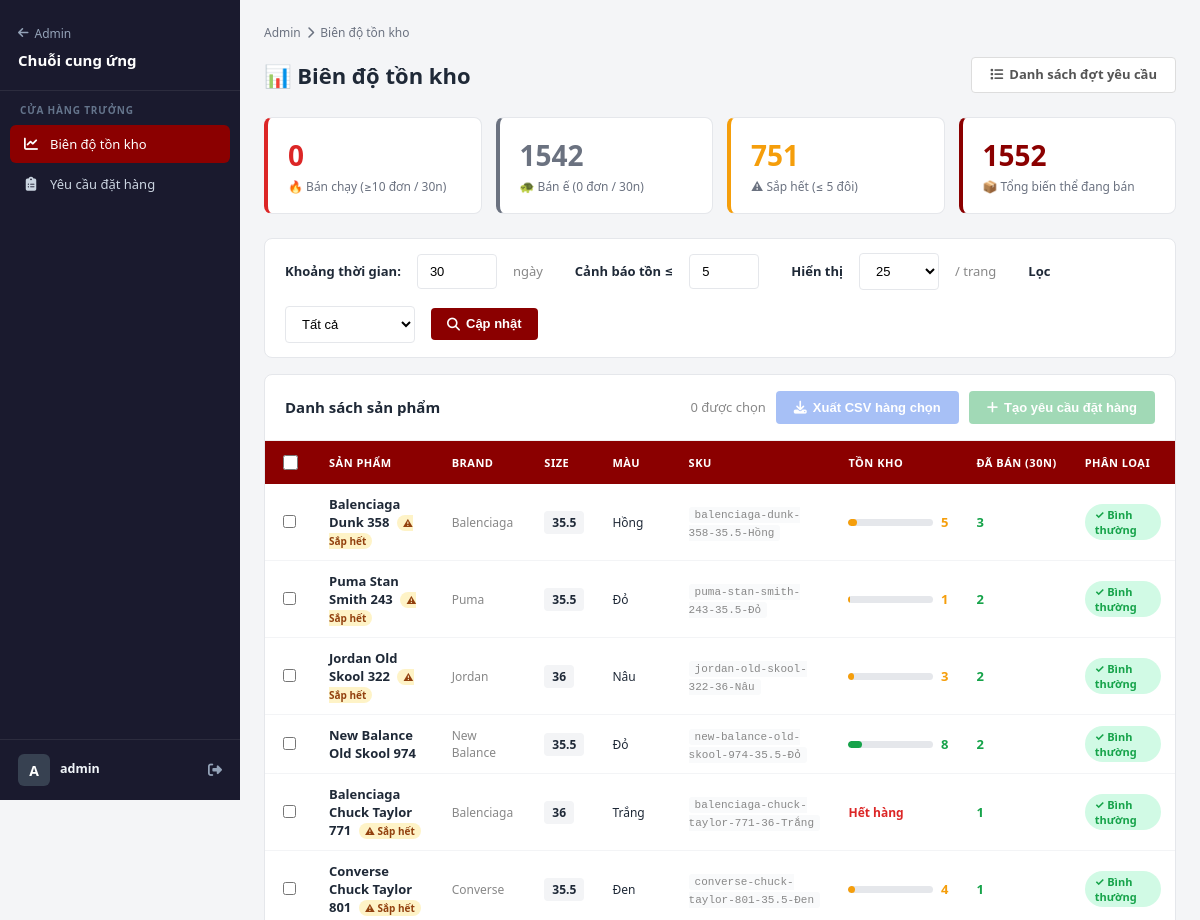
Before: /supply/ (signed in, upper part) with the older database file.
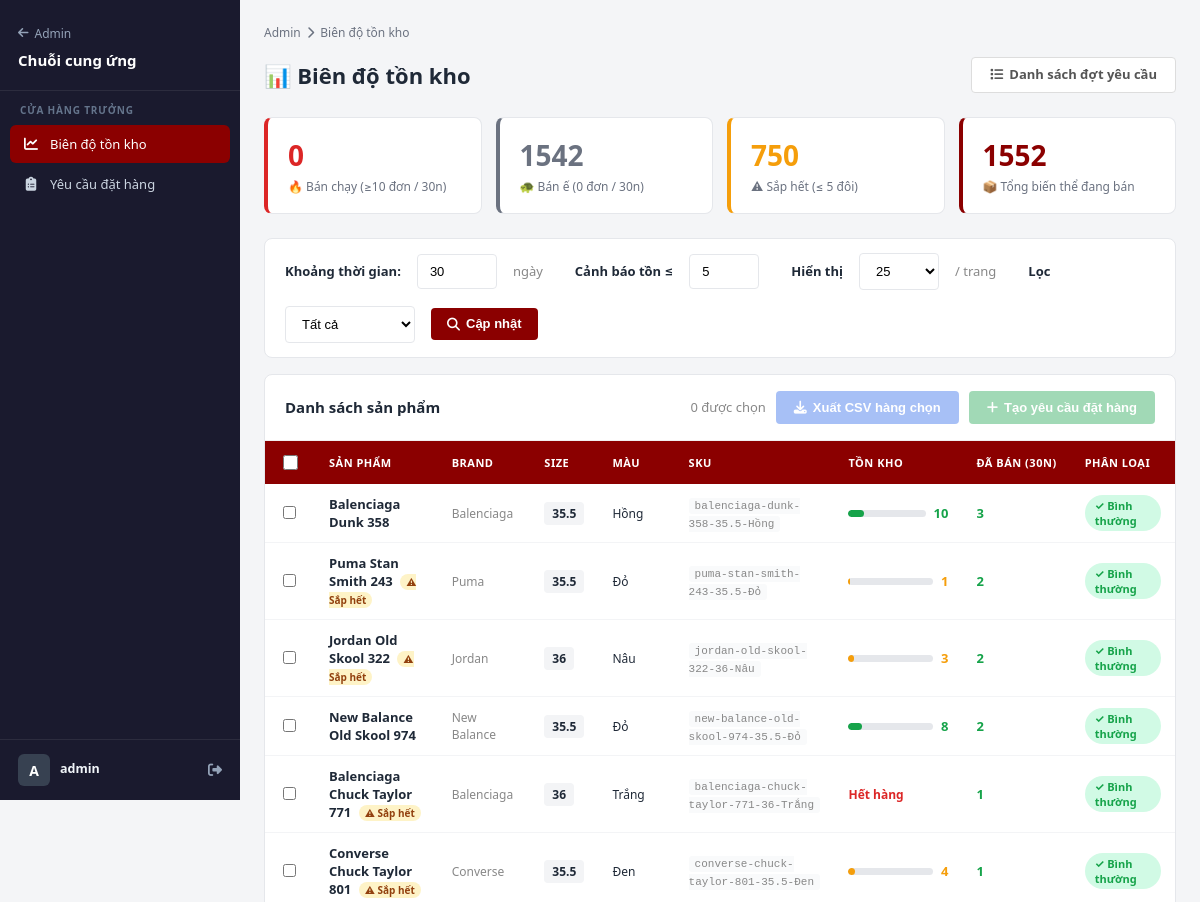
After: the same page with the newer database file.
### apps/products/models.py (models this page shows, shortened)
class ProductVariant(models.Model):
    product = models.ForeignKey(
        Product, on_delete=models.CASCADE, related_name='variants')
    size = models.ForeignKey(
        Size, on_delete=models.CASCADE, verbose_name="Size",
        related_name='variants'
    )
    color = models.ForeignKey(
        Color, on_delete=models.SET_NULL, null=True, blank=True,
        verbose_name="Màu sắc"
    )
    sku = models.CharField(max_length=50, unique=True,
                           blank=True, verbose_name="Mã SKU")
    stock = models.PositiveIntegerField(default=0, verbose_name="Tồn kho")
    price = models.DecimalField(
        max_digits=12, decimal_places=0, blank=True, null=True,
        verbose_name="Giá (để trống = theo sản phẩm)")
    image = models.ImageField(
        upload_to='products/variants/', blank=True, null=True,
        verbose_name="Ảnh riêng")
    is_active = models.BooleanField(default=True)
    class Meta:
        verbose_name = "Biến thể"
        verbose_name_plural = "Biến thể"
        unique_together = ('product', 'size', 'color')
        ordering = ['size__order', 'size__name']

class Product(models.Model):
    category = models.ForeignKey(
        Category, on_delete=models.CASCADE, related_name='products')
    brand = models.ForeignKey(
        Brand, on_delete=models.CASCADE, related_name='products')
    name = models.CharField(max_length=200, verbose_name="Tên sản phẩm")
    slug = models.SlugField(max_length=250, unique=True, blank=True)
    description = models.TextField(verbose_name="Mô tả chi tiết")
    price = models.DecimalField(
        max_digits=12, decimal_places=0, verbose_name="Giá gốc")
    discount_price = models.DecimalField(
        max_digits=12, decimal_places=0, blank=True, null=True, verbose_name="Giá khuyến mãi")
    is_active = models.BooleanField(default=True)
    featured = models.BooleanField(
        default=False, verbose_name="Sản phẩm nổi bật")
    created_at = models.DateTimeField(auto_now_add=True)
    updated_at = models.DateTimeField(auto_now=True)
    class Meta:
        verbose_name = "Sản phẩm"
        verbose_name_plural = "Sản phẩm"
        ordering = ['-created_at']
    if TYPE_CHECKING:
        variants: models.Manager['ProductVariant']
        images: models.Manager['ProductImage']

class Brand(models.Model):
    name = models.CharField(max_length=100, unique=True,
                            verbose_name="Tên thương hiệu")
    slug = models.SlugField(max_length=120, unique=True, blank=True)
    logo = models.ImageField(upload_to='brands/', blank=True, null=True)
    description = models.TextField(blank=True)
    is_active = models.BooleanField(default=True)
    class Meta:
        verbose_name = "Thương hiệu"
        verbose_name_plural = "Thương hiệu"

class Size(models.Model):
    name = models.CharField(max_length=10, unique=True, verbose_name="Size")
    order = models.PositiveSmallIntegerField(
        default=0, verbose_name="Thứ tự hiển thị",
        help_text="Số nhỏ hơn hiển thị trước (35 → 0, 35.5 → 1, 36 → 2...)"
    )
    class Meta:
        verbose_name = "Kích thước"
        verbose_name_plural = "Kích thước"
        ordering = ['order', 'name']

class Color(models.Model):
    name = models.CharField(max_length=50, unique=True)
    hex_code = models.CharField(
        max_length=7, blank=True, help_text="Ví dụ: #FF0000")
    class Meta:
        verbose_name = "Màu sắc"
        verbose_name_plural = "Màu sắc"
        ordering = ['name']

### apps/products/supply_views.py (the view)
# urls.py: path('', v.analytics_view, name='analytics'),
@login_required
def analytics_view(request):
    if not is_store_manager(request.user):
        messages.error(request, 'Bạn không có quyền truy cập.')
        return redirect('admin:index')
    from apps.cart.models import OrderItem
    days          = int(request.GET.get('days', 30))
    low_threshold = int(request.GET.get('low', 5))
    tag_filter    = request.GET.get('tag', '')
    per_page      = int(request.GET.get('per_page', 25))
    since         = timezone.now() - timedelta(days=days)
    sales_qs = (
        OrderItem.objects
        .filter(order__payment_status='paid', order__created_at__gte=since)
        .values('variant_id')
        .annotate(sold=Sum('quantity'))
    )
    sales_map = {r['variant_id']: r['sold'] for r in sales_qs if r['variant_id']}
    variants = (
        ProductVariant.objects
        .filter(is_active=True)
        .select_related('product', 'product__brand', 'size', 'color')
        .order_by('product__name', 'size__order')
    )
    rows = []
    for v in variants:
        sold = sales_map.get(v.pk, 0)
        tag  = 'hot' if sold >= 10 else ('slow' if sold == 0 else 'normal')
        rows.append({
            'variant': v,
            'product': v.product.name,
            'brand':   v.product.brand.name if v.product.brand else '',
            'size':    v.size.name if v.size else '',
            'color':   v.color.name if v.color else 'Mặc định',
            'stock':   v.stock,
            'sold':    sold,
            'tag':     tag,
            'low':     v.stock <= low_threshold,
            'suggest_qty': _suggested_qty(v.stock, sold),
        })
    rows.sort(key=lambda r: (-r['sold'], r['stock']))
    hot_count  = sum(1 for r in rows if r['tag'] == 'hot')
    slow_count = sum(1 for r in rows if r['tag'] == 'slow')
    low_count  = sum(1 for r in rows if r['low'])
    total_all  = len(rows)
    if tag_filter == 'hot':
        rows = [r for r in rows if r['tag'] == 'hot']
    elif tag_filter == 'slow':
        rows = [r for r in rows if r['tag'] == 'slow']
    elif tag_filter == 'low':
        rows = [r for r in rows if r['low']]
    page_obj, paginator = paginate_list(request, rows, per_page=per_page)
    context = {
        'rows':          page_obj.object_list,
        'page_obj':      page_obj,
        'page_range':    smart_page_range(page_obj, paginator),
        'querystring':   _querystring(request),
        'days':          days,
        'low_threshold': low_threshold,
        'tag_filter':    tag_filter,
        'per_page':      per_page,
        'hot_count':     hot_count,
        'slow_count':    slow_count,
        'low_count':     low_count,
        'total':         total_all,
        'suppliers':     Supplier.objects.filter(is_active=True),
    }
    return render(request, 'supply/analytics.html', context)

### apps/cart/context_processors.py (called while the page is built)
def cart_count(request):
    if request.user.is_authenticated:
        total_items = get_user_cart_item_count(request.user)
    else:
        cart = get_session_cart(request.session)
        total_items = sum(int(item.get('quantity', 0)) for item in cart.values())
    return {'cart_count': total_items}

### apps/cart/services.py (called while the page is built)
def get_user_cart_item_count(user):
    cart = Cart.objects.filter(user=user).first()
    if not cart:
        return 0
    return sum(item.quantity for item in cart.items.all())

### apps/products/context_processors.py (called while the page is built)
def navigation_data(request):
    return {
        'categories': Category.objects.filter(is_active=True).order_by('name'),
        'brands': Brand.objects.filter(is_active=True).order_by('name'),
    }

def supply_nav(request):
    user = request.user
    supplier = None
    if user.is_authenticated:
        from .supply_models import Supplier
        supplier = Supplier.objects.filter(user=user, is_active=True).first()
    return {
        'supply_is_manager': is_store_manager(user),
        'supply_is_supplier': is_supplier_user(user),
        'supply_paths': SUPPLY_PATHS,
        'supply_supplier': supplier,
    }

### apps/products/templatetags/supply_admin.py (called while the page is built)
@register.simple_tag
def supply_url(name, arg=None):
    return supply_path(name, pk=arg)

### templates/supply/analytics.html (shortened to what the changed rows need)
{% extends 'supply/base_supply.html' %}
{% load supply_admin %}
{% block supply_content %}
<div class="supply-header">
    <h1 class="supply-title">📊 Biên độ tồn kho</h1>
</div>
<div class="kpi-row">
    <div class="kpi-card" style="--kc:#f59e0b;">
        <div class="val">{{ low_count }}</div>
        <div class="lbl">⚠ Sắp hết (≤ {{ low_threshold }} đôi)</div>
    </div>
</div>
<form id="createPrForm" method="post" action="{% supply_url 'request_create' %}">
<div class="s-card">
    <div style="overflow-x:auto;">
    <table class="s-table">
        <thead>
            <tr>
                <th><input type="checkbox" id="selectAll" style="width:15px;height:15px;" /></th>
                <th>Sản phẩm</th>
                <th>Brand</th>
                <th>Size</th>
                <th>Màu</th>
                <th>SKU</th>
                <th>Tồn kho</th>
                <th>Đã bán ({{ days }}n)</th>
                <th>Phân loại</th>
            </tr>
        </thead>
        <tbody>
            {% for r in rows %}
            <tr>
                <td>
                    <input type="checkbox" name="variant_ids" value="{{ r.variant.pk }}"
                           class="row-check"
                           data-product="{{ r.product }}"
                           data-sku="{{ r.variant.sku }}"
                           data-stock="{{ r.stock }}"
                           data-sold="{{ r.sold }}"
                           data-suggest="{{ r.suggest_qty }}" />
                </td>
                <td style="font-weight:600; max-width:180px;">
                    {{ r.product }}
                    {% if r.low %}
                    <span style="background:#fef3c7;color:#92400e;font-size:10px;padding:1px 6px;border-radius:10px;margin-left:4px;">⚠ Sắp hết</span>
                    {% endif %}
                </td>
                <td style="color:#888;font-size:12px;">{{ r.brand }}</td>
                <td>
                    <span style="background:#f3f4f6;padding:3px 8px;border-radius:4px;font-weight:600;font-size:12px;">{{ r.size }}</span>
                </td>
                <td style="font-size:12px;">{{ r.color }}</td>
                <td><code style="font-size:11px;color:#888;background:#f9fafb;padding:2px 6px;border-radius:3px;">{{ r.variant.sku }}</code></td>
                <td>
                    <div class="stock-bar-wrap">
                        {% if r.stock == 0 %}
                        <span style="color:#dc2626;font-weight:700;font-size:12px;">Hết hàng</span>
                        {% else %}
                        <div class="stock-bar-bg">
                            <div class="stock-bar-fill"
                                 style="width:{% widthratio r.stock 50 100 %}%;max-width:100%;
                                        background:{% if r.low %}#f59e0b{% else %}#16a34a{% endif %};"></div>
                        </div>
                        <span style="font-weight:700;color:{% if r.low %}#f59e0b{% else %}#16a34a{% endif %};">{{ r.stock }}</span>
                        {% endif %}
                    </div>
                </td>
                <td>
                    <span style="font-weight:700;color:{% if r.sold >= 10 %}#dc2626{% elif r.sold == 0 %}#9ca3af{% else %}#16a34a{% endif %};">
                        {{ r.sold }}
                    </span>
                </td>
                <td>
                    {% if r.tag == 'hot' %}<span class="badge badge-hot">🔥 Bán chạy</span>
                    {% elif r.tag == 'slow' %}<span class="badge badge-slow">🐢 Bán ế</span>
                    {% else %}<span class="badge badge-norm">✓ Bình thường</span>{% endif %}
                </td>
            </tr>
            {% empty %}
            <tr><td colspan="9" style="text-align:center;padding:40px;color:#999;">Không có dữ liệu</td></tr>
            {% endfor %}
        </tbody>
    </table>
    </div>
</div>
</form>
{% endblock %}

Changed rows visible on the page:
changed ProductVariant "balenciaga-dunk-358-35.5-Hồng": stock "5" → "10"; no longer shows "⚠ Sắp hết"
Other visible differences:
{{ low_count }}: "751" → "750"
